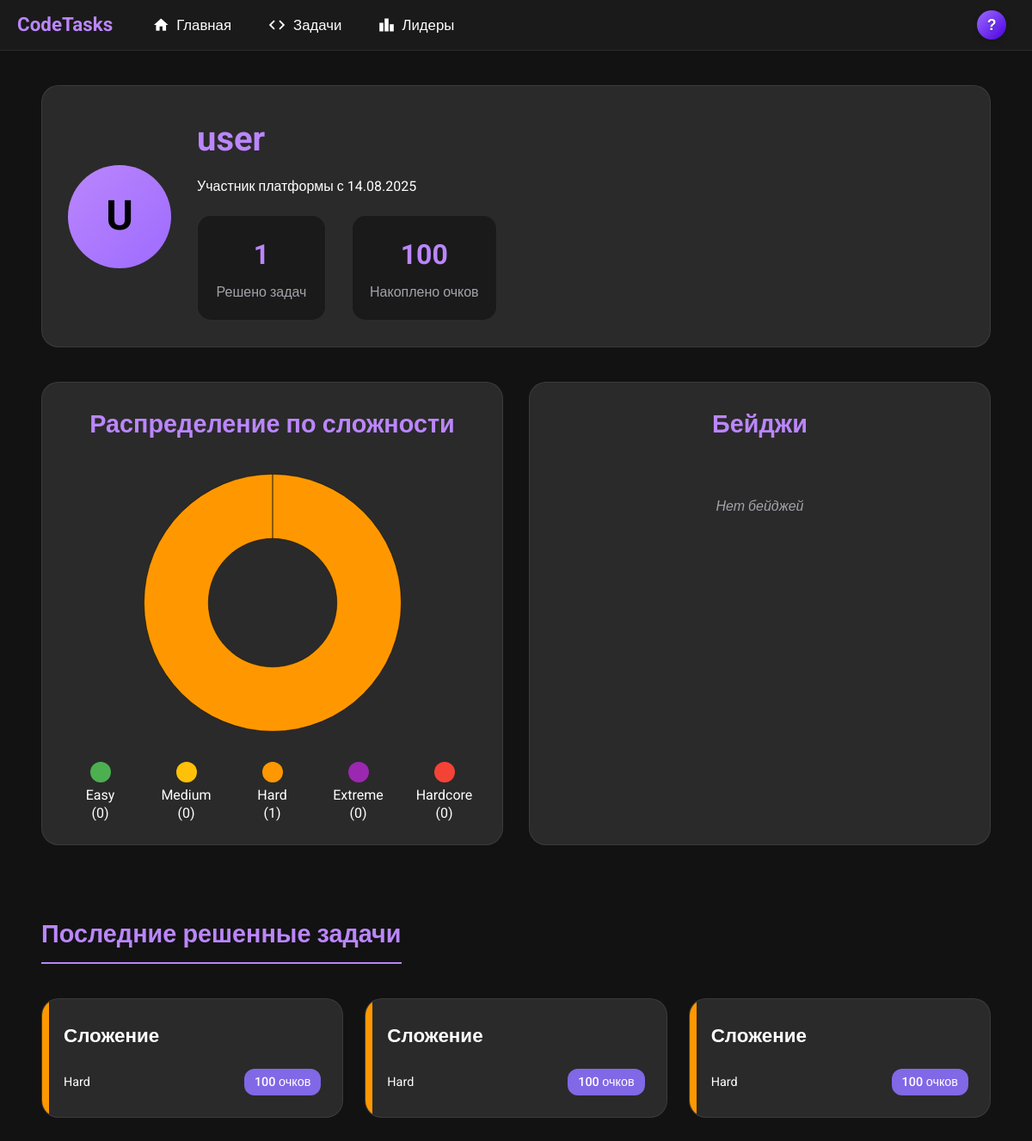
/profile/user/, run on the app's committed database.
### app/models.py (models this page shows, shortened)
class UserProfile(models.Model):
    resolved_task_count = models.IntegerField(default=0)
    points = models.IntegerField(default=0)
    badges = models.ManyToManyField(Badge, blank=True)
    user_picture = models.ImageField(upload_to="avatars/")
    user = models.OneToOneField(User, on_delete=models.CASCADE)

class Task(models.Model):
    title = models.CharField(max_length=100)
    description = models.TextField()
    COMPLEXITY_CHOICES = [
        (0, 'Easy'),
        (1, 'Medium'),
        (2, 'Hard'),
        (3, "Extreme"),
        (4, "Hardcore")
    ]
    complexity = models.IntegerField(choices=COMPLEXITY_CHOICES)
    award_points = models.IntegerField(default=0)

### app/views.py (the view)
# urls.py: path("profile/<str:username>/", views.profile, name="profile"),
def profile(request, username):
    user = get_object_or_404(User, username=username)
    user_profile = get_object_or_404(UserProfile, user__username=username)
    all_solved_tasks = Task.objects.filter(
        solution__user=user, solution__is_solved=True
    ).distinct()
    solved_tasks_count = all_solved_tasks.count()
    last_solved_tasks = all_solved_tasks.order_by("-solution__date_solution")[:3]
    badges = user_profile.badges.all()
    complexity_distribution = {
        i: all_solved_tasks.filter(complexity=i).count() for i in range(5)
    }
    context = {
        "profile": user_profile,
        "solved_tasks_count": solved_tasks_count,
        "last_solved_tasks": last_solved_tasks,
        "badges": badges,
        "complexity_distribution": complexity_distribution,
    }
    return render(request, "profile.html", context)

### templates/profile.html (shortened to what this page needs)
{% extends 'base.html' %}
{% block content %}
    <div class="profile-container">
        <div class="profile-header">
            <div class="profile-avatar">
                {{ profile.user.username|first|upper }}
            </div>
            <div class="profile-info">
                <h1 class="profile-name">{{ profile.user.username }}</h1>
                <p>Участник платформы с {{ profile.user.date_joined|date:"d.m.Y" }}</p>
                <div class="profile-stats">
                    <div class="stat-card">
                        <div class="stat-value">{{ solved_tasks_count }}</div>
                        <div class="stat-label">Решено задач</div>
                    </div>
                    <div class="stat-card">
                        <div class="stat-value">{{ profile.points }}</div>
                        <div class="stat-label">Накоплено очков</div>
                    </div>
                </div>
            </div>
        </div>
        <div class="stats-container">
            <div class="chart-container">
                <div class="chart-header">
                    <h2 class="chart-title">Распределение по сложности</h2>
                </div>
                <div class="chart-wrapper">
                    <canvas id="complexityChart" class="chart-canvas"></canvas>
                </div>
                <div class="chart-legend">
                    <div class="legend-item">
                        <div class="legend-color complexity-0"></div>
                        <div class="legend-label">Easy<br>({{ complexity_distribution.0 }})</div>
                    </div>
                    <div class="legend-item">
                        <div class="legend-color complexity-1"></div>
                        <div class="legend-label">Medium<br>({{ complexity_distribution.1 }})</div>
                    </div>
                    <div class="legend-item">
                        <div class="legend-color complexity-2"></div>
                        <div class="legend-label">Hard<br>({{ complexity_distribution.2 }})</div>
                    </div>
                    <div class="legend-item">
                        <div class="legend-color complexity-3"></div>
                        <div class="legend-label">Extreme<br>({{ complexity_distribution.3 }})</div>
                    </div>
                    <div class="legend-item">
                        <div class="legend-color complexity-4"></div>
                        <div class="legend-label">Hardcore<br>({{ complexity_distribution.4 }})</div>
                    </div>
                </div>
            </div>
            <div class="badges-container">
                <h2 class="badges-title">Бейджи</h2>
                {% if badges %}
                    <div class="badges-grid">
                        {% for badge in badges %}
                            <div class="badge" style="background-color:
                                    {% if badge.color == 0 %}#4CAF50
                                    {% elif badge.color == 1 %}#2196F3
                                    {% elif badge.color == 2 %}#FFEB3B
                                    {% elif badge.color == 3 %}#F44336
                                    {% elif badge.color == 4 %}#9C27B0
                                    {% else %}#9E9E9E{% endif %};">
                                <span class="badge-name">{{ badge.name }}</span>
                            </div>
                        {% endfor %}
                    </div>
                {% else %}
                    <div class="empty-badges">
                        <p>Нет бейджей</p>
                    </div>
                {% endif %}
            </div>
        </div>
        <div class="section-header">
            <h2 class="section-title">Последние решенные задачи</h2>
        </div>
        <div class="tasks-grid">
            {% for task in last_solved_tasks %}
                <div class="task-card" style="--task-color:
                        {% if task.complexity == 0 %}#4CAF50
                        {% elif task.complexity == 1 %}#FFC107
                        {% elif task.complexity == 2 %}#FF9800
                        {% elif task.complexity == 3 %}#9C27B0
                        {% elif task.complexity == 4 %}#F44336
                        {% else %}#9E9E9E{% endif %};">
                    <div class="task-title-wrapper">
                        <h3 class="task-title">{{ task.title }}</h3>
                    </div>
                    <div class="task-meta">
                        <div class="task-complexity">
                            <span>{{ task.get_complexity_display }}</span>
                        </div>
                        <div class="task-points">{{ task.award_points }} очков</div>
                    </div>
                </div>
            {% empty %}
                <div class="empty-tasks">
                    <p>Нет решенных задач</p>
                </div>
            {% endfor %}
        </div>
    </div>
    <script>
        document.addEventListener('DOMContentLoaded', function () {
            const ctx = document.getElementById('complexityChart').getContext('2d');
            // Получаем данные из шаблона
            const complexityData = {
                labels: ['Easy', 'Medium', 'Hard', 'Extreme', 'Hardcore'],
                datasets: [{
                    data: [
                        {{ complexity_distribution.0 }},
                        {{ complexity_distribution.1 }},
                        {{ complexity_distribution.2 }},
                        {{ complexity_distribution.3 }},
                        {{ complexity_distribution.4 }}
                    ],
                    backgroundColor: [
                        '#4CAF50',  // Easy
                        '#FFC107',  // Medium
                        '#FF9800',  // Hard
                        '#9C27B0',  // Extreme
                        '#F44336'   // Hardcore
                    ],
                    borderColor: 'rgba(0, 0, 0, 0.5)',
                    borderWidth: 1
                }]
            };
            new Chart(ctx, {
                type: 'doughnut',
                data: complexityData,
                options: {
                    responsive: true,
                    maintainAspectRatio: true,
                    aspectRatio: 1,
                    plugins: {
                        legend: {
                            display: false
                        },
                        tooltip: {
                            callbacks: {
                                label: function (context) {
                                    const label = context.label || '';
                                    const value = context.raw || 0;
                                    const total = context.dataset.data.reduce((a, b) => a + b, 0);
                                    const percentage = total > 0 ? Math.round((value / total) * 100) : 0;
                                    return `${label}: ${value} задач (${percentage}%)`;
                                }
                            }
                        }
                    },
                    cutout: '50%',
                    animation: {
                        animateRotate: true,
                        animateScale: true
                    }
                }
            });
        });
    </script>
{% endblock %}

### templates/base.html (style rules this page uses)
:root { --md-sys-color-primary: #bb86fc; --md-sys-color-on-primary: #000000; --md-sys-color-primary-container: #8168e6; --md-sys-color-secondary: #bb86fc; --md-sys-color-surface: #1a1a1a; --md-sys-color-on-surface: #ffffff; --md-sys-color-surface-variant: #2a2a2a; --md-sys-color-error: #ff8a9e; --md-sys-color-outline: #a5a1aa; --md-ref-typeface-brand: 'Roboto', sans-serif; --md-ref-typeface-plain: 'Roboto', sans-serif; }
* { margin: 0; padding: 0; box-sizing: border-box; }
body { font-family: var(--md-ref-typeface-plain); color: var(--md-sys-color-on-surface); background-color: #121212; line-height: 1.6; font-size: 16px; }

### data on the page
UserProfile: user.username|first "U", user.username "user", user.date_joined "14.08.2025", points "100"
Task: title "Сложение", complexity "Hard", award_points "100"

### other printed values
{{ solved_tasks_count }} "1"
{{ complexity_distribution.0 }} "0"
{{ complexity_distribution.1 }} "0"
{{ complexity_distribution.2 }} "1"
{{ complexity_distribution.3 }} "0"
{{ complexity_distribution.4 }} "0"
chart data {{ complexity_distribution.0 }} 0
chart data {{ complexity_distribution.1 }} 0
chart data {{ complexity_distribution.3 }} 0
